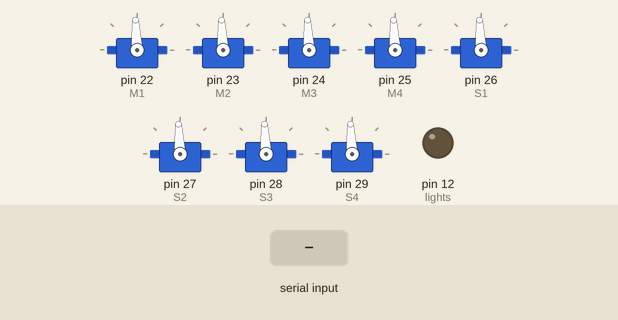
Bench run of a sketch on a simulated Arduino Mega 2560, built with avr-gcc and run on an emulated ATmega2560. Shown: 8 × servo, output pins drawn as LEDs (lit = HIGH). Inputs (shaded band) come from the test bench.

Above: at 1.2 s.
1.3 s: "90 45 200\n" received over Serial
At 2.5 s:
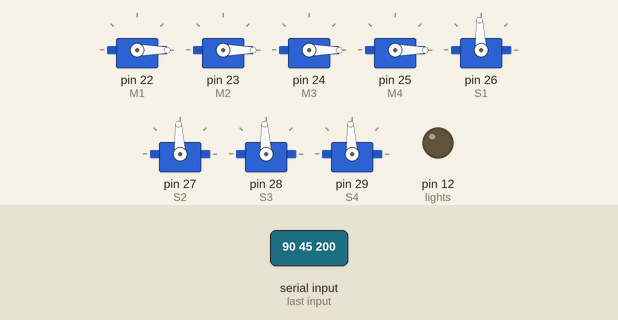
2.8 s: "30 150\n" received over Serial
At 3.6 s:
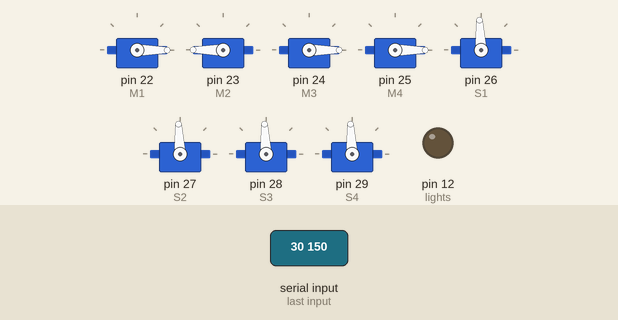
4.3 s: "200\n" received over Serial
At 4.7 s:
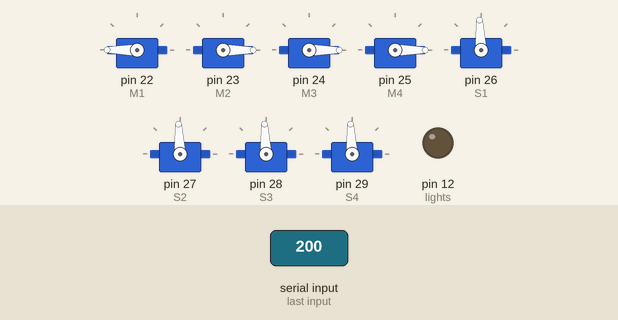
5.8 s: "30 150 10\n" received over Serial
At 7.0 s:
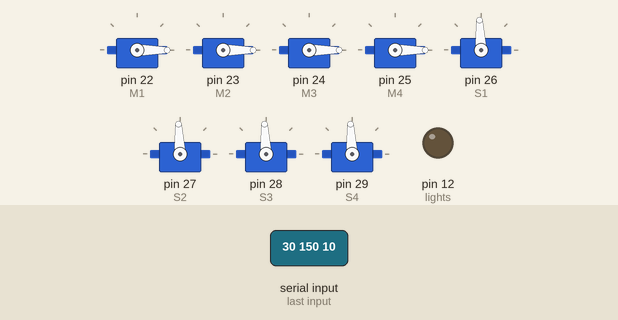
7.3 s: "1 90\n" received over Serial
At 8.2 s:
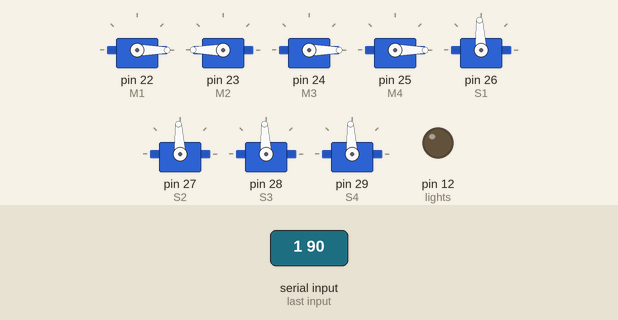
Timing chart, 0 to 9.8 s (numbered marks = the images above; inputs shaded):
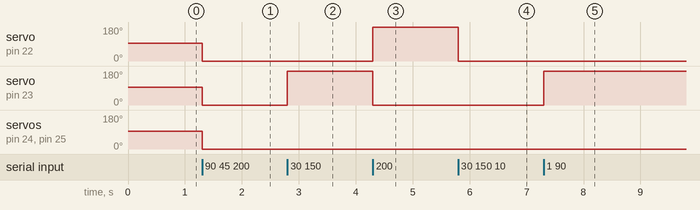

Measured:
- after the input at 1.3 s, servo on pin 22 (M1), servo on pin 23 (M2), servo on pin 24 (M3), servo on pin 25 (M4): 93° → 0° at once
- after the input at 2.8 s, servo on pin 23 (M2): 0° → 180° at once
- after the input at 4.3 s, servo on pin 22 (M1): 0° → 180° at once; servo on pin 23 (M2): 180° → 0° at once
- after the input at 5.8 s, servo on pin 22 (M1): 180° → 0° at once
- after the input at 7.3 s, servo on pin 23 (M2): 0° → 180° at once

The sketch:

Ranger_Code_Arduino.ino
```cpp
#include <Servo.h>

Servo M1;
Servo M2;
Servo M3;
Servo M4;
Servo S1;
Servo S2;
Servo S3;
Servo S4;

int lights = 12;

int VA = 1500; //Motor 1
int VB = 1500; //Motor 2
int VC = 1500; //Motor 3 & 4
int VD = 1500; //Servo 1
int VE = 1500; //Servo 2
int VF = 1500; //Servo 3
int VG = 1500; //Servo 4
int VH = 1; //Lights
//1500 1500 1500 1500 1500 1500 1500 1
void setup()
{
  Serial.begin(115200);
  pinMode(lights, OUTPUT);
  M1.attach(22);
  M2.attach(23);
  M3.attach(24);
  M4.attach(25);
  S1.attach(26);
  S2.attach(27);
  S3.attach(28);
  S4.attach(29);
}

void SerialEvent()
{
  char characterBuf[37];  //stores incoming
  int incomingLength = 0; //stores incoming length
  char *token;            //token for converting byte array to string array
  int counterNum = 1;


  if (Serial.available())
  {
    //    Serial.println("1");
    incomingLength = Serial.readBytesUntil('\n', characterBuf, 50);    //calculate length of byte array
    token = strtok(characterBuf, " ");  //convert to string
    VA = atoi(token);
    while (token != NULL) {   //if token doesnt find another comma it goes back to begginning

      token = strtok(NULL, ",");  //changes token to a string def of NULL
      //      Serial.println(token);

      switch (counterNum) {
        case 1:
          VB = atoi(token);
          break;
        case 2:
          VC = atoi(token);
          break;
        case 3:
          VD = atoi(token);
          break;
        case 4:
          VE = atoi(token);
          break;
        case 5:
          VF = atoi(token);
          break;
        case 6:
          VG = atoi(token);
          break;
        case 7:
          VH = atoi(token);
          break;
      }
      counterNum++;
    }
  }
}

void loop()
{
  SerialEvent();
  M1.writeMicroseconds(VA);
  M2.writeMicroseconds(VB);
  M3.writeMicroseconds(VC);
  M4.writeMicroseconds(VC);
  S1.writeMicroseconds(VD);
  S2.writeMicroseconds(VE);
  S3.writeMicroseconds(VF);
  S4.writeMicroseconds(VG);
  if (VF == 1) {
    digitalWrite(lights, HIGH);
  }
  else {
    digitalWrite(lights, LOW);
  }
}
```
